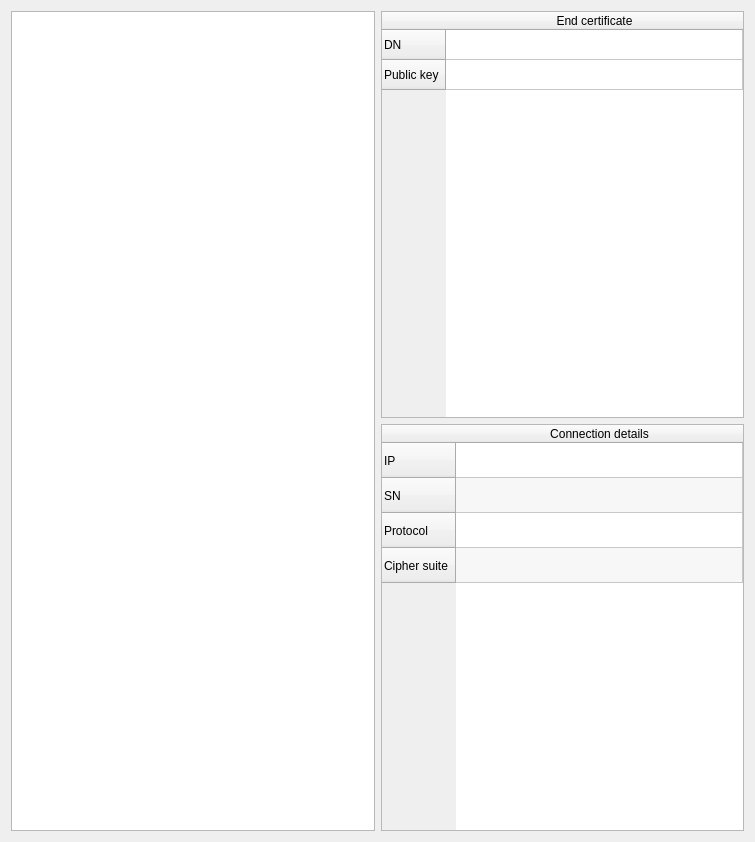
<?xml version="1.0" encoding="UTF-8"?>
<ui version="4.0">
 <class>Form</class>
 <widget class="QWidget" name="Form">
  <property name="geometry">
   <rect>
    <x>0</x>
    <y>0</y>
    <width>755</width>
    <height>842</height>
   </rect>
  </property>
  <property name="windowTitle">
   <string>Form</string>
  </property>
  <layout class="QHBoxLayout" name="horizontalLayout">
   <item>
    <widget class="QTreeView" name="treeView"/>
   </item>
   <item>
    <layout class="QVBoxLayout" name="verticalLayout">
     <property name="spacing">
      <number>6</number>
     </property>
     <property name="sizeConstraint">
      <enum>QLayout::SetDefaultConstraint</enum>
     </property>
     <property name="leftMargin">
      <number>0</number>
     </property>
     <item>
      <widget class="QTableWidget" name="tableWidget_2">
       <attribute name="horizontalHeaderStretchLastSection">
        <bool>true</bool>
       </attribute>
       <row>
        <property name="text">
         <string>DN</string>
        </property>
       </row>
       <row>
        <property name="text">
         <string>Public key</string>
        </property>
       </row>
       <column>
        <property name="text">
         <string>End certificate</string>
        </property>
       </column>
      </widget>
     </item>
     <item>
      <widget class="QTableWidget" name="tableWidget">
       <property name="enabled">
        <bool>true</bool>
       </property>
       <property name="frameShadow">
        <enum>QFrame::Sunken</enum>
       </property>
       <property name="editTriggers">
        <set>QAbstractItemView::NoEditTriggers</set>
       </property>
       <property name="alternatingRowColors">
        <bool>true</bool>
       </property>
       <property name="selectionMode">
        <enum>QAbstractItemView::NoSelection</enum>
       </property>
       <property name="iconSize">
        <size>
         <width>0</width>
         <height>0</height>
        </size>
       </property>
       <property name="showGrid">
        <bool>true</bool>
       </property>
       <property name="gridStyle">
        <enum>Qt::SolidLine</enum>
       </property>
       <property name="cornerButtonEnabled">
        <bool>false</bool>
       </property>
       <attribute name="horizontalHeaderCascadingSectionResizes">
        <bool>false</bool>
       </attribute>
       <attribute name="horizontalHeaderStretchLastSection">
        <bool>true</bool>
       </attribute>
       <attribute name="verticalHeaderDefaultSectionSize">
        <number>35</number>
       </attribute>
       <attribute name="verticalHeaderMinimumSectionSize">
        <number>35</number>
       </attribute>
       <attribute name="verticalHeaderStretchLastSection">
        <bool>false</bool>
       </attribute>
       <row>
        <property name="text">
         <string>IP</string>
        </property>
        <property name="toolTip">
         <string>IP Address</string>
        </property>
       </row>
       <row>
        <property name="text">
         <string>SN</string>
        </property>
        <property name="toolTip">
         <string>Server Name</string>
        </property>
       </row>
       <row>
        <property name="text">
         <string>Protocol</string>
        </property>
        <property name="toolTip">
         <string>Protocol used for securing certificate transfer</string>
        </property>
       </row>
       <row>
        <property name="text">
         <string>Cipher suite</string>
        </property>
        <property name="toolTip">
         <string>Cipher suite used for securing certificate transfer</string>
        </property>
       </row>
       <column>
        <property name="text">
         <string>Connection details</string>
        </property>
       </column>
       <item row="0" column="0">
        <property name="text">
         <string/>
        </property>
       </item>
       <item row="2" column="0">
        <property name="text">
         <string/>
        </property>
       </item>
       <item row="3" column="0">
        <property name="text">
         <string/>
        </property>
       </item>
      </widget>
     </item>
    </layout>
   </item>
  </layout>
 </widget>
 <resources/>
 <connections/>
</ui>
